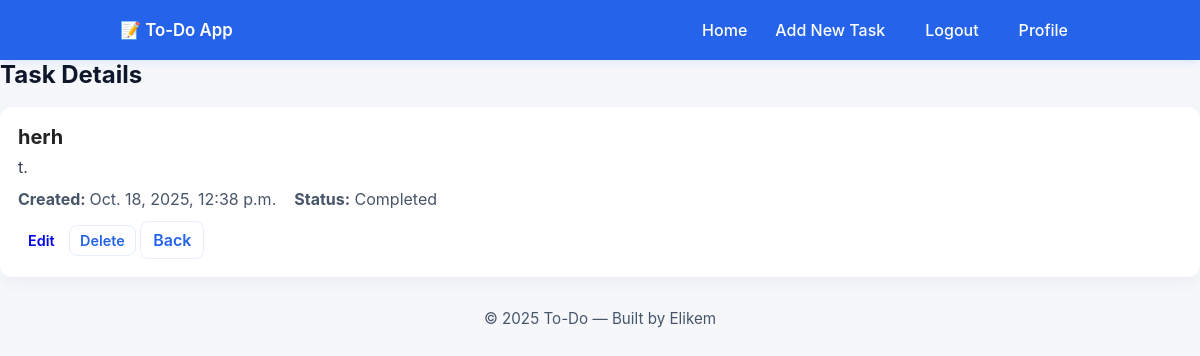
/task/herh/ (signed in), run on an earlier commit of the app's database.
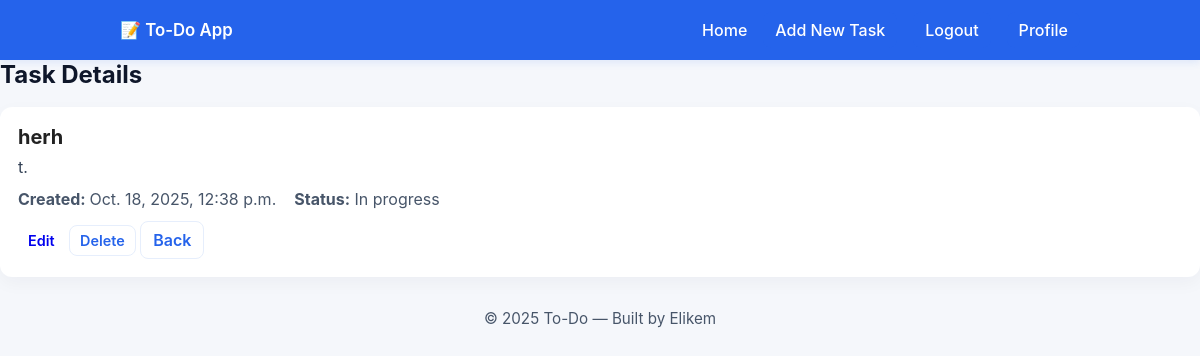
And on a later commit of the database.
### main_blog/views.py (the view)
# urls.py: path("task/<slug:slug>/",views.view_task,name = "view_task"),
@login_required
def view_task(request,slug):
    task = Todo.objects.get(slug = slug)
    context = {
        "task":task
    }
    return render(request,"view_task.html",context)

### main_blog/templates/view_task.html (shortened to what this page needs)
{% extends 'base.html' %}
{% load static %}
{% block body %}
  <main class="main
  <main class="main-content">
    <h1 class="page-title">Task Details</h1>
    <section class="detail-card">
      <h2 class="detail-title">{{task.title}}</h2>
      <p class="detail-desc">{{task.description}}.</p>
      <ul class="meta-list">
        <li><strong>Created: </strong> {{task.created_at}}</li>
          {% if task.completed%}
          <li><strong>Status:</strong> Completed </li>
          {% else %}
          <li><strong>Status:</strong> In progress </li>
          {% endif %}
      </ul>
      <div class="view-actions">
        <a class="btn small" href="{% url 'edit_task' task.id %}">Edit</a>
        <a href="{% url 'delete_task' task.id %}" class="btn small ghost">Delete</a>
        <a class="btn ghost" href="{{request.META.HTTP_REFERER}}">Back</a>
      </div>
    </section>
  </main>
{% endblock body%}

What changed in the data, as far as the page shows it:
changed Todo "herh": completed True → False (drawn)
Also different on the page:
text no longer shown: "Completed"
text now shown: "In progress"
